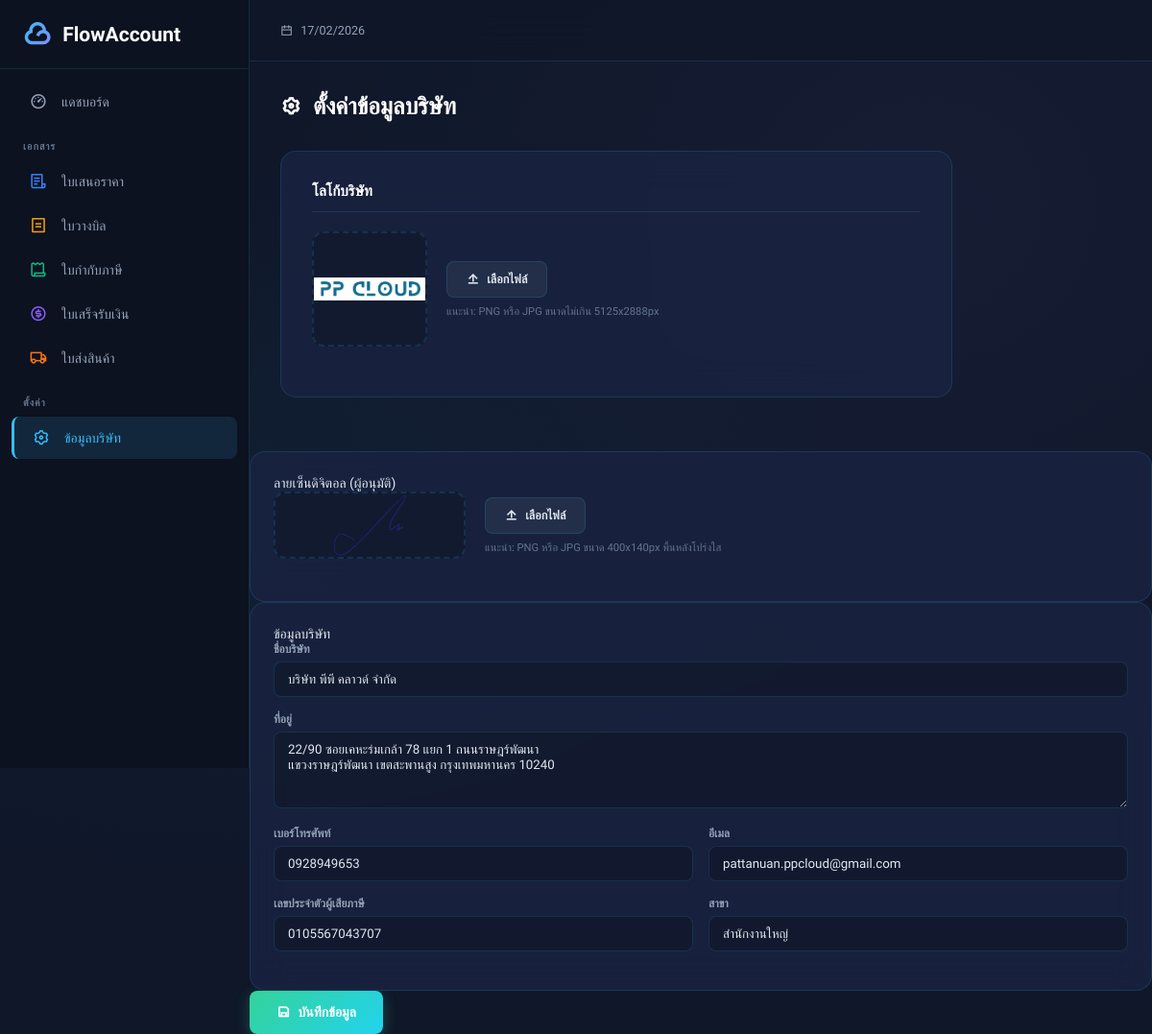
The page /settings on the database its author committed.
### models.py (models this page shows)
class Company(db.Model):
    __tablename__ = 'company'
    id = db.Column(db.Integer, primary_key=True)
    name = db.Column(db.String(200), nullable=False, default='')
    address = db.Column(db.Text, default='')
    phone = db.Column(db.String(50), default='')
    email = db.Column(db.String(100), default='')
    tax_id = db.Column(db.String(20), default='')
    branch = db.Column(db.String(100), default='สำนักงานใหญ่')
    logo_path = db.Column(db.String(500), default='')
    signature_path = db.Column(db.String(500), default='')
    updated_at = db.Column(db.DateTime, default=datetime.utcnow, onupdate=datetime.utcnow)

### app.py (the view, shortened to what this page needs)
@app.route('/settings', methods=['GET', 'POST'])
def settings():
    company = Company.query.first()
    return render_template('settings.html', company=company)

### app.py (called while the page is built)
@app.context_processor
def inject_doc_types():
    return dict(doc_types=DOC_TYPES, doc_statuses=DOC_STATUSES, now=datetime.now)

### templates/settings.html (shortened to what this page needs)
{% extends 'base.html' %}
{% block content %}
<div class="page-header">
    <h1><i class="ri-settings-3-line"></i> ตั้งค่าข้อมูลบริษัท</h1>
</div>
<form method="POST" enctype="multipart/form-data" class="settings-form">
    <div class="card">
        <div class="section-title">โลโก้บริษัท</div>
        <div class="logo-upload">
            <div class="logo-preview" id="logoPreview">
                {% if company and company.logo_path %}
                <img src="{{ company.logo_path }}" alt="Logo">
                {% else %}
                <div class="placeholder">
                    <i class="ri-image-add-line"></i>
                    อัปโหลดโลโก้
                </div>
                {% endif %}
            </div>
            <div>
                <button type="button" class="btn btn-secondary" onclick="document.getElementById('logoInput').click()">
                    <i class="ri-upload-line"></i> เลือกไฟล์
                </button>
                <p style="margin-top:8px; font-size:0.8rem; color:var(--text-muted);">แนะนำ: PNG หรือ JPG ขนาดไม่เกิน
                    5125x2888px</p>
            </div>
        </div>
    </div>
    </div>
    <div class="card">
        <div class="section-title">ลายเซ็นดิจิตอล (ผู้อนุมัติ)</div>
        <div class="logo-upload">
            <div class="logo-preview" id="signaturePreview" style="width:200px; height:70px;">
                {% if company and company.signature_path %}
                <img src="{{ company.signature_path }}" alt="Signature" style="max-height:100%; max-width:100%;">
                {% else %}
                <div class="placeholder" style="font-size:0.8rem;">
                    <i class="ri-pen-nib-line"></i>
                    อัปโหลดลายเซ็น
                </div>
                {% endif %}
            </div>
            <div>
                <button type="button" class="btn btn-secondary"
                    onclick="document.getElementById('signatureInput').click()">
                    <i class="ri-upload-line"></i> เลือกไฟล์
                </button>
                <p style="margin-top:8px; font-size:0.8rem; color:var(--text-muted);">แนะนำ: PNG หรือ JPG ขนาด 400x140px
                    พื้นหลังโปร่งใส</p>
            </div>
        </div>
    </div>
    <div class="card">
        <div class="section-title">ข้อมูลบริษัท</div>
        <div class="form-group">
            <label class="form-label">ชื่อบริษัท</label>
            <input type="text" class="form-control" name="name" value="{{ company.name if company else '' }}"
                placeholder="ชื่อบริษัทของคุณ">
        </div>
        <div class="form-group">
            <label class="form-label">ที่อยู่</label>
            <textarea class="form-control" name="address" rows="3"
                placeholder="ที่อยู่บริษัท">{{ company.address if company else '' }}</textarea>
        </div>
        <div style="display:grid; grid-template-columns:1fr 1fr; gap:16px;">
            <div class="form-group">
                <label class="form-label">เบอร์โทรศัพท์</label>
                <input type="text" class="form-control" name="phone" value="{{ company.phone if company else '' }}"
                    placeholder="เบอร์โทรศัพท์">
            </div>
            <div class="form-group">
                <label class="form-label">อีเมล</label>
                <input type="email" class="form-control" name="email" value="{{ company.email if company else '' }}"
                    placeholder="อีเมลบริษัท">
            </div>
        </div>
        <div style="display:grid; grid-template-columns:1fr 1fr; gap:16px;">
            <div class="form-group">
                <label class="form-label">เลขประจำตัวผู้เสียภาษี</label>
                <input type="text" class="form-control" name="tax_id" value="{{ company.tax_id if company else '' }}"
                    placeholder="เลขประจำตัวผู้เสียภาษี 13 หลัก">
            </div>
            <div class="form-group">
                <label class="form-label">สาขา</label>
                <input type="text" class="form-control" name="branch"
                    value="{{ company.branch if company else 'สำนักงานใหญ่' }}" placeholder="สำนักงานใหญ่">
            </div>
        </div>
    </div>
    <button type="submit" class="btn btn-success btn-lg">
        <i class="ri-save-line"></i> บันทึกข้อมูล
    </button>
{% endblock %}

### static/css/style.css (style rules this page uses)
:root { --bg-primary: #0f1729; --bg-secondary: #1a2342; --bg-card: rgba(26, 35, 66, 0.8); --bg-card-hover: rgba(30, 42, 78, 0.9); --bg-input: rgba(15, 23, 41, 0.6); --bg-sidebar: #0c1220; --text-primary: #e2e8f0; --text-secondary: #94a3b8; --text-muted: #64748b; --text-white: #ffffff; --accent-blue: #38bdf8; --accent-cyan: #22d3ee; --accent-purple: #a78bfa; --accent-green: #34d399; --accent-yellow: #fbbf24; --accent-red: #f87171; --accent-orange: #fb923c; --gradient-primary: linear-gradient(135deg, #38bdf8 0%, #818cf8 100%); --gradient-green: linear-gradient(135deg, #34d399 0%, #22d3ee 100%); --gradient-purple: linear-gradient(135deg, #a78bfa 0%, #f472b6 100%); --gradient-orange: linear-gradient(135deg, #fb923c 0%, #fbbf24 100%); --border-color: rgba(56, 189, 248, 0.15); --border-color-light: rgba(148, 163, 184, 0.1); --shadow-sm: 0 2px 8px rgba(0, 0, 0, 0.2); --shadow-md: 0 4px 20px rgba(0, 0, 0, 0.3); --shadow-lg: 0 8px 40px rgba(0, 0, 0, 0.4); --shadow-glow: 0 0 20px rgba(56, 189, 248, 0.15); --radius-sm: 8px; --radius-md: 12px; --radius-lg: 16px; --radius-xl: 20px; --sidebar-width: 260px; --topbar-height: 64px; --transition: all 0.3s cubic-bezier(0.4, 0, 0.2, 1); }
*, *::before, *::after { margin: 0; padding: 0; box-sizing: border-box; }
html { font-size: 14px; scroll-behavior: smooth; }
body { font-family: 'Sarabun', 'Inter', sans-serif; background: var(--bg-primary); color: var(--text-primary); min-height: 100vh; overflow-x: hidden; background-image: radial-gradient(ellipse at 20% 50%, rgba(56, 189, 248, 0.05) 0%, transparent 50%), radial-gradient(ellipse at 80% 20%, rgba(167, 139, 250, 0.05) 0%, transparent 50%); }
.card { background: var(--bg-card); border: 1px solid var(--border-color); border-radius: var(--radius-lg); padding: 24px; backdrop-filter: blur(20px); transition: var(--transition); }
.page-header { display: flex; align-items: center; justify-content: space-between; margin-bottom: 32px; flex-wrap: wrap; gap: 16px; }
.page-header h1 { font-size: 1.75rem; font-weight: 700; color: var(--text-white); display: flex; align-items: center; gap: 12px; }
.page-header h1 i { font-size: 1.5rem; }
.btn { display: inline-flex; align-items: center; gap: 8px; padding: 10px 20px; border-radius: var(--radius-sm); font-weight: 600; font-size: 0.9rem; font-family: inherit; cursor: pointer; border: none; transition: var(--transition); }
.btn-secondary { background: rgba(148, 163, 184, 0.1); color: var(--text-primary); border: 1px solid var(--border-color); }
.btn-success { background: var(--gradient-green); color: white; box-shadow: 0 4px 15px rgba(52, 211, 153, 0.3); }
.btn-lg { padding: 14px 28px; font-size: 1rem; }
.form-group { margin-bottom: 16px; }
.form-label { display: block; font-size: 0.85rem; font-weight: 600; color: var(--text-secondary); margin-bottom: 6px; }
.form-control { width: 100%; padding: 10px 14px; background: var(--bg-input); border: 1px solid var(--border-color); border-radius: var(--radius-sm); color: var(--text-primary); font-family: inherit; font-size: 0.95rem; transition: var(--transition); outline: none; }
.form-control::placeholder { color: var(--text-muted); }
textarea.form-control { resize: vertical; min-height: 80px; }
.settings-form { max-width: 700px; }
.settings-form .card { padding: 32px; margin-bottom: 24px; }
.settings-form .section-title { font-size: 1.1rem; font-weight: 600; color: var(--text-white); margin-bottom: 20px; padding-bottom: 12px; border-bottom: 1px solid var(--border-color); }
.logo-upload { display: flex; align-items: center; gap: 20px; margin-bottom: 20px; }
.logo-preview { width: 120px; height: 120px; border: 2px dashed var(--border-color); border-radius: var(--radius-md); display: flex; align-items: center; justify-content: center; overflow: hidden; background: var(--bg-input); }
.logo-preview img { max-width: 100%; max-height: 100%; object-fit: contain; }
.card, .stat-card, .items-section, .doc-view-container { animation: fadeIn 0.4s ease; }

### rows shown on the page
Company: logo_path (picture), signature_path (picture), name "บริษัท พีพี คลาวด์ จำกัด", address "22/90 ซอยเคหะร่มเกล้า 78 แยก 1 ถนนราษฎร์พัฒนา แขวงราษฎร์พัฒนา เขตสะพานสูง กรุงเทพมหานคร 10240", phone "0928949653", email "pattanuan.ppcloud@gmail.com", tax_id "0105567043707", branch "สำนักงานใหญ่"

### other values the page prints
{{ type_info.name_th }} "ใบเสนอราคา" "ใบวางบิล" "ใบกำกับภาษี" "ใบเสร็จรับเงิน" "ใบส่งสินค้า"
